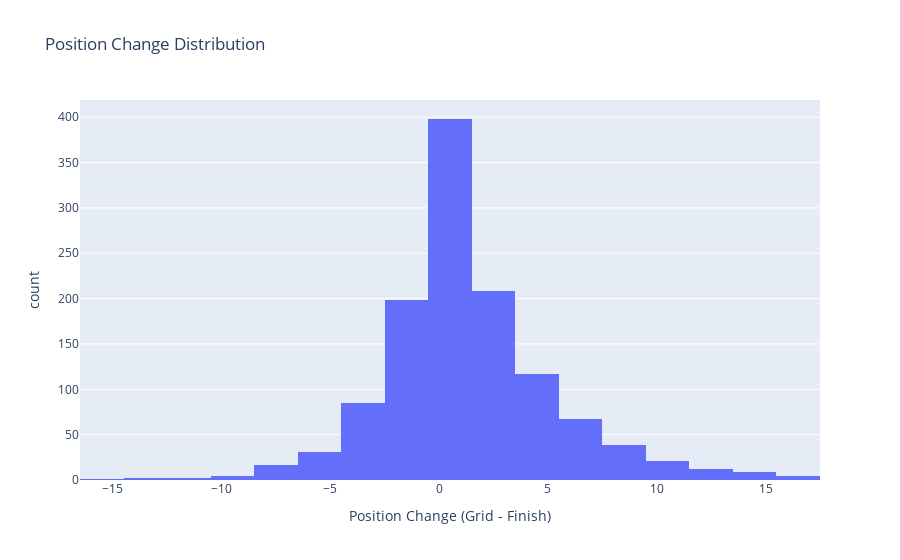

Source (notebook cell):
### Code cell
# Histogram of Position Change (GridPosition - Position)
df_finished['PosChange'] = df_finished['GridPosition'] - df_finished['Position']

fig2 = px.histogram(df_finished, x = "PosChange", nbins=30, title = "Position Change Distribution", 
                    labels = {"PosChange": "Position Change (Grid - Finish)"})
fig2.show()

### Figure 1 — Plotly figure (JSON) as saved in the notebook; plotly's stock layout.template omitted (floating-point values rounded to 4 significant figures; data arrays with more than 128 entries replaced by an {"elided": "..."} marker saying what was removed)
{"data": [{"bingroup": "x", "hovertemplate": "Position Change (Grid - Finish)=%{x}<br>count=%{y}<extra></extra>", "legendgroup": "", "marker": {"color": "#636efa", "pattern": {"shape": ""}}, "name": "", "nbinsx": 30, "orientation": "v", "showlegend": false, "type": "histogram", "x": {"elided": "1214 float values"}, "xaxis": "x", "yaxis": "y"}], "layout": {"barmode": "relative", "legend": {"tracegroupgap": 0}, "title": {"text": "Position Change Distribution"}, "xaxis": {"anchor": "y", "domain": [0, 1], "title": {"text": "Position Change (Grid - Finish)"}}, "yaxis": {"anchor": "x", "domain": [0, 1], "title": {"text": "count"}}}}
